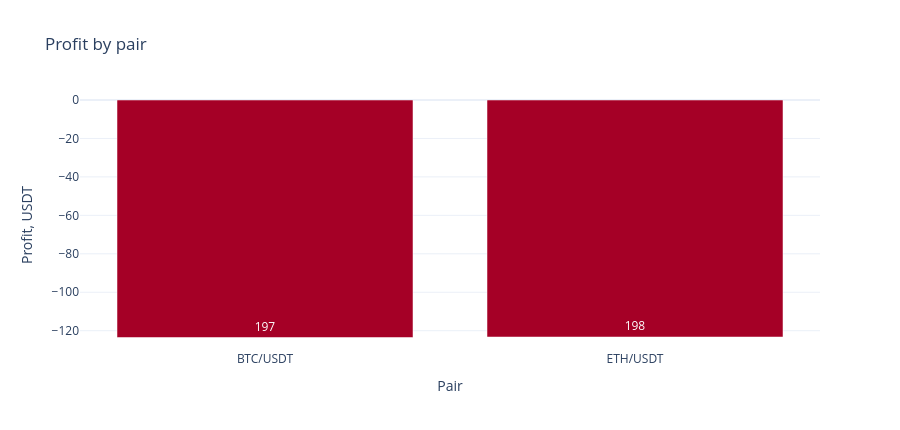

The notebook cell this image was saved under:
### Code cell
pair_rows = pair_summary.query("pair != 'TOTAL'") if not pair_summary.empty else pair_summary

if pair_rows.empty:
    display(HTML("<p>No pair summary found.</p>"))
else:
    fig = px.bar(
        pair_rows.sort_values("profit_total_abs"),
        x="pair",
        y="profit_total_abs",
        color="profit_total_abs",
        color_continuous_scale="RdYlGn",
        color_continuous_midpoint=0,
        text="trades",
        title="Profit by pair",
        labels={"profit_total_abs": "Profit, USDT", "pair": "Pair", "trades": "Trades"},
    )
    fig.update_layout(height=430, coloraxis_showscale=False)
    fig.show()

    display(
        pair_summary[
            ["pair", "trades", "profit_total_abs", "profit_total", "winrate", "profit_factor", "max_drawdown_abs"]
        ].style.format(
            {
                "profit_total_abs": "{:.2f}",
                "profit_total": "{:.2%}",
                "winrate": "{:.2%}",
                "profit_factor": "{:.2f}",
                "max_drawdown_abs": "{:.2f}",
            }
        )
    )

### Figure 1 — Plotly figure (JSON) as saved in the notebook; plotly's stock layout.template omitted (floating-point values rounded to 4 significant figures)
{"data": [{"hovertemplate": "Pair=%{x}<br>Profit, USDT=%{marker.color}<br>Trades=%{text}<extra></extra>", "legendgroup": "", "marker": {"color": [-123.5, -123.3], "coloraxis": "coloraxis", "pattern": {"shape": ""}}, "name": "", "orientation": "v", "showlegend": false, "text": [197.0, 198.0], "textposition": "auto", "type": "bar", "x": ["BTC/USDT", "ETH/USDT"], "xaxis": "x", "y": [-123.5, -123.3], "yaxis": "y"}], "layout": {"barmode": "relative", "coloraxis": {"cmid": 0, "colorbar": {"title": {"text": "Profit, USDT"}}, "colorscale": [[0, "rgb(165,0,38)"], [0.1, "rgb(215,48,39)"], [0.2, "rgb(244,109,67)"], [0.3, "rgb(253,174,97)"], [0.4, "rgb(254,224,139)"], [0.5, "rgb(255,255,191)"], [0.6, "rgb(217,239,139)"], [0.7, "rgb(166,217,106)"], [0.8, "rgb(102,189,99)"], [0.9, "rgb(26,152,80)"], [1, "rgb(0,104,55)"]], "showscale": false}, "height": 430, "legend": {"tracegroupgap": 0}, "title": {"text": "Profit by pair"}, "xaxis": {"anchor": "y", "domain": [0, 1], "title": {"text": "Pair"}}, "yaxis": {"anchor": "x", "domain": [0, 1], "title": {"text": "Profit, USDT"}}}}
